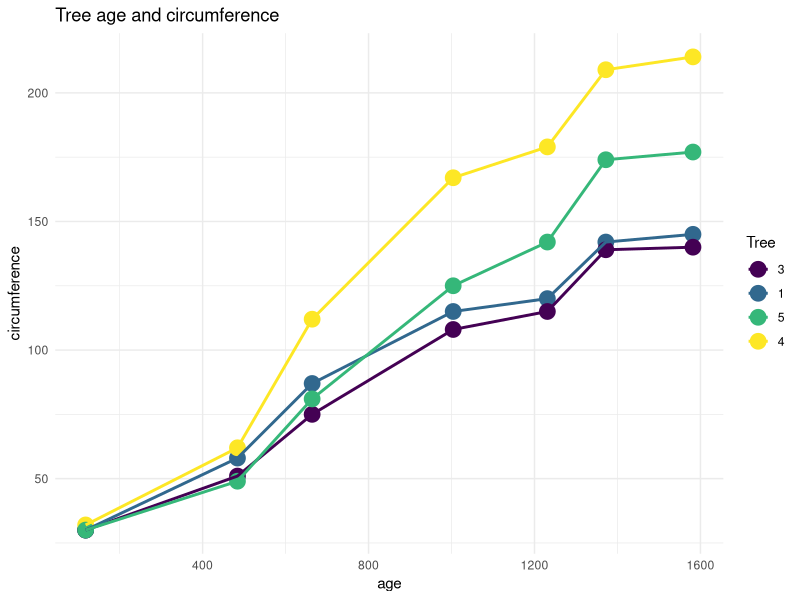

Generate this figure with R:
library(tidyverse)
data()


View(Orange)
Orange %>%
  filter(Tree!="2") %>%
  ggplot(aes(age,circumference,colour=Tree))+
  geom_point(size=5, aplha=0.3)+
  geom_line(size=1)+
  theme_minimal()+
  labs(title="Tree age and circumference")